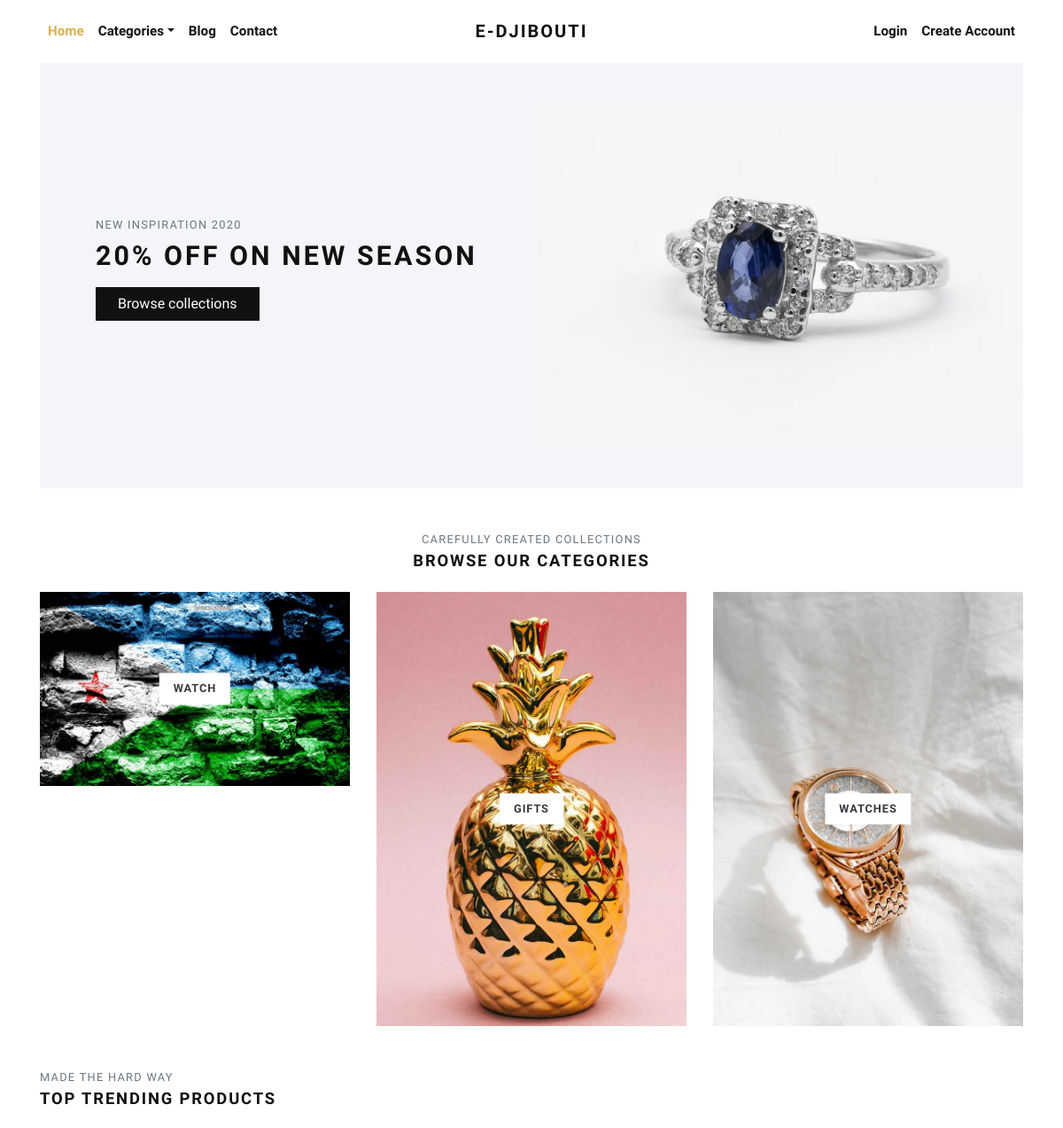
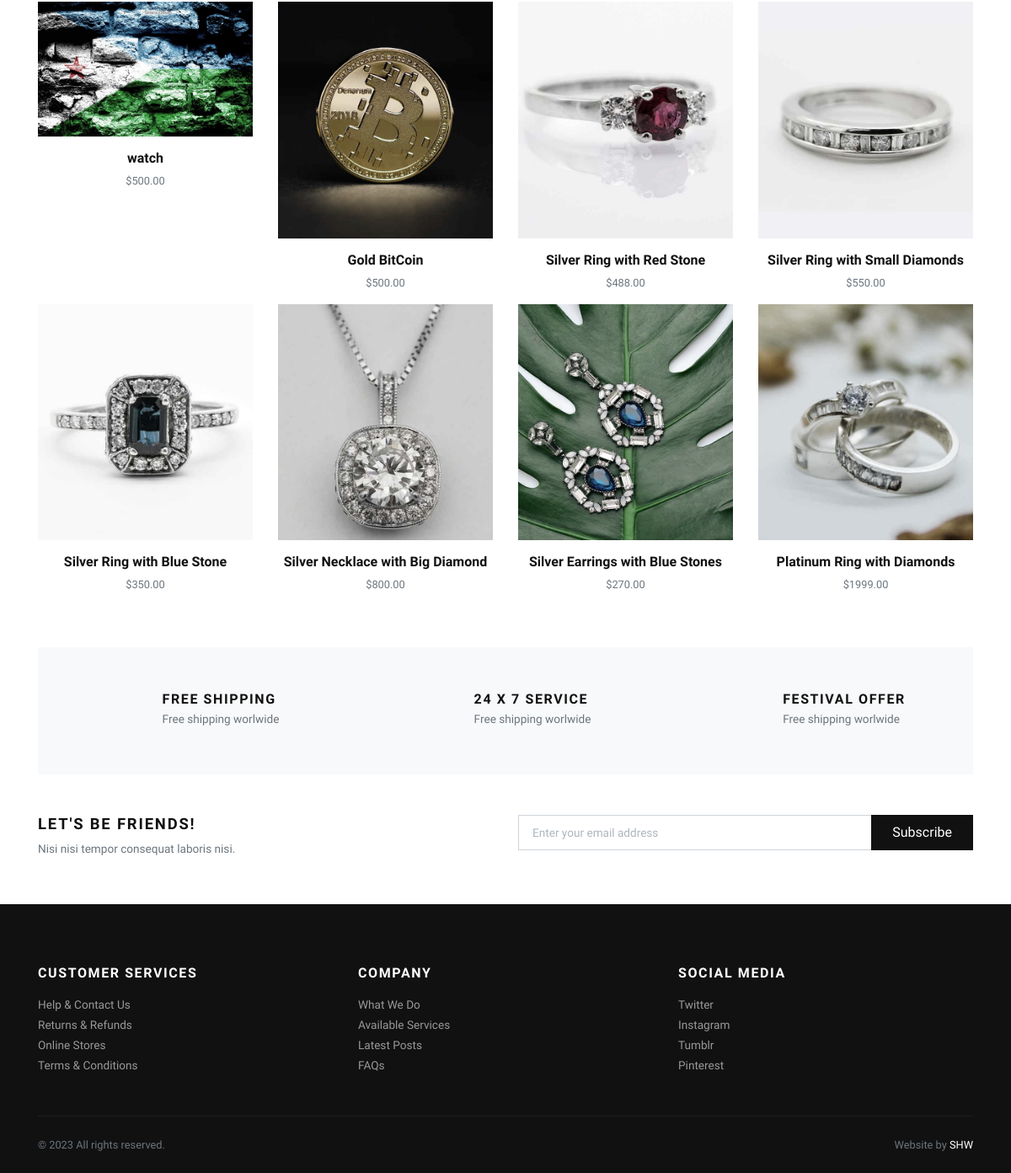
The page / on the database its author committed (2 pictures, top to bottom).
### store/models.py (models this page shows, shortened)
class Category(models.Model):
    title = models.CharField(max_length=50, verbose_name="Category Title")
    slug = models.SlugField(max_length=55, verbose_name="Category Slug")
    description = models.TextField(blank=True, verbose_name="Category Description")
    category_image = models.ImageField(upload_to='category', blank=True, null=True, verbose_name="Category Image")
    is_active = models.BooleanField(verbose_name="Is Active?")
    is_featured = models.BooleanField(verbose_name="Is Featured?")
    created_at = models.DateTimeField(auto_now_add=True, verbose_name="Created Date")
    updated_at = models.DateTimeField(auto_now=True, verbose_name="Updated Date")
    class Meta:
        verbose_name_plural = 'Categories'
        ordering = ('-created_at', )

class Product(models.Model):
    title = models.CharField(max_length=150, verbose_name="Product Title")
    slug = models.SlugField(max_length=160, verbose_name="Product Slug")
    sku = models.CharField(max_length=255, unique=True, verbose_name="Unique Product ID (SKU)")
    short_description = models.TextField(verbose_name="Short Description")
    detail_description = models.TextField(blank=True, null=True, verbose_name="Detail Description")
    product_image = models.ImageField(upload_to='product', blank=True, null=True, verbose_name="Product Image")
    price = models.DecimalField(max_digits=8, decimal_places=2)
    category = models.ForeignKey(Category, verbose_name="Product Categoy", on_delete=models.CASCADE)
    is_active = models.BooleanField(verbose_name="Is Active?")
    is_featured = models.BooleanField(verbose_name="Is Featured?")
    created_at = models.DateTimeField(auto_now_add=True, verbose_name="Created Date")
    updated_at = models.DateTimeField(auto_now=True, verbose_name="Updated Date")
    class Meta:
        verbose_name_plural = 'Products'
        ordering = ('-created_at', )

### store/views.py (the view)
# urls.py: path('', views.home, name="home"),
def home(request):
    categories = Category.objects.filter(is_active=True, is_featured=True)[:3]
    products = Product.objects.filter(is_active=True, is_featured=True)[:8]
    context = {
        'categories': categories,
        'products': products,
    }
    return render(request, 'store/index.html', context)

### templates/store/index.html (shortened to what this page needs)
{% extends 'base.html' %}
{% load static %}
      {% block content %}
      <div class="container">
        <section class="hero pb-3 bg-cover bg-center d-flex align-items-center" style="background: url({% static 'img/hero-jewlrey-banner.jpg' %})">
          <div class="container py-5">
            <div class="row px-4 px-lg-5">
              <div class="col-lg-6">
                <p class="text-muted small text-uppercase mb-2">New Inspiration 2020</p>
                <h1 class="h2 text-uppercase mb-3">20% off on new season</h1><a class="btn btn-dark" href="{% url 'store:all-categories' %}">Browse collections</a>
              </div>
            </div>
          </div>
        </section>
        <section class="pt-5">
          <header class="text-center">
            <p class="small text-muted small text-uppercase mb-1">Carefully created collections</p>
            <h2 class="h5 text-uppercase mb-4">Browse our categories</h2>
          </header>
          <div class="row">
          {% if categories %}
            {% for category in categories %}
              <div class="col-md-4 mb-4 mb-md-0">
                <a class="category-item" href="{% url 'store:category-products' category.slug %}">
                  <strong class="category-item-title">{{ category.title }}</strong>
                </a>
              </div>
            {% endfor %}
          {% endif %}
          </div>
        </section>
        <section class="py-5">
          <header>
            <p class="small text-muted small text-uppercase mb-1">Made the hard way</p>
            <h2 class="h5 text-uppercase mb-4">Top trending products</h2>
          </header>
          <div class="row">
            {% if products %}
              {% for product in products %}
                <div class="col-xl-3 col-lg-4 col-sm-6">
                  <div class="product text-center">
                    <div class="position-relative mb-3">
                      <a class="d-block" href="{% url 'store:product-detail' product.slug %}">
                        {% if product.product_image %}
                          <img class="img-fluid w-100" src="{{ product.product_image.url }}" alt="{{product.title}}">
                        {% else %}
                          <img class="img-fluid w-100" src="{% static 'img/product-1.jpg' %}" alt="{{product.title}}">
                        {% endif %}
                      </a>
                    </div>
                    <h6> <a class="reset-anchor" href="detail.html">{{ product.title }}</a></h6>
                    <p class="small text-muted">${{product.price}}</p>
                  </div>
                </div>
              {% endfor %}
            {% endif %}
          </div>
        </section>
        <section class="py-5 bg-light">
          <div class="container">
            <div class="row text-center">
              <div class="col-lg-4 mb-3 mb-lg-0">
                <div class="d-inline-block">
                  <div class="media align-items-end">
                    <svg class="svg-icon svg-icon-big svg-icon-light">
                      <use xlink:href="#delivery-time-1"> </use>
                    </svg>
                    <div class="media-body text-left ml-3">
                      <h6 class="text-uppercase mb-1">Free shipping</h6>
                      <p class="text-small mb-0 text-muted">Free shipping worlwide</p>
                    </div>
                  </div>
                </div>
              </div>
              <div class="col-lg-4 mb-3 mb-lg-0">
                <div class="d-inline-block">
                  <div class="media align-items-end">
                    <svg class="svg-icon svg-icon-big svg-icon-light">
                      <use xlink:href="#helpline-24h-1"> </use>
                    </svg>
                    <div class="media-body text-left ml-3">
                      <h6 class="text-uppercase mb-1">24 x 7 service</h6>
                      <p class="text-small mb-0 text-muted">Free shipping worlwide</p>
                    </div>
                  </div>
                </div>
              </div>
              <div class="col-lg-4">
                <div class="d-inline-block">
                  <div class="media align-items-end">
                    <svg class="svg-icon svg-icon-big svg-icon-light">
                      <use xlink:href="#label-tag-1"> </use>
                    </svg>
                    <div class="media-body text-left ml-3">
                      <h6 class="text-uppercase mb-1">Festival offer</h6>
                      <p class="text-small mb-0 text-muted">Free shipping worlwide</p>
                    </div>
                  </div>
                </div>
              </div>
            </div>
          </div>
        </section>
        <section class="py-5">
          <div class="container p-0">
            <div class="row">
              <div class="col-lg-6 mb-3 mb-lg-0">
                <h5 class="text-uppercase">Let's be friends!</h5>
                <p class="text-small text-muted mb-0">Nisi nisi tempor consequat laboris nisi.</p>
              </div>
              <div class="col-lg-6">
                <form action="#">
                  <div class="input-group flex-column flex-sm-row mb-3">
                    <input class="form-control form-control-lg py-3" type="email" placeholder="Enter your email address" aria-describedby="button-addon2">
                    <div class="input-group-append">
                      <button class="btn btn-dark btn-block" id="button-addon2" type="submit">Subscribe</button>
                    </div>
                  </div>
                </form>
              </div>
            </div>
          </div>
        </section>
      </div>
      {% endblock content %}

### templates/base.html (shortened to what this page needs)
{% load static %}
<!DOCTYPE html>
<html>
  <head>
    <link rel="stylesheet" href="{% static 'vendor/bootstrap/css/bootstrap.min.css' %}">
    <link rel="stylesheet" href="{% static 'vendor/lightbox2/css/lightbox.min.css' %}">
    <link rel="stylesheet" href="{% static 'vendor/nouislider/nouislider.min.css' %}">
    <link rel="stylesheet" href="{% static 'vendor/bootstrap-select/css/bootstrap-select.min.css' %}">
    <link rel="stylesheet" href="{% static 'vendor/owl.carousel2/assets/owl.carousel.min.css' %}">
    <link rel="stylesheet" href="{% static 'vendor/owl.carousel2/assets/owl.theme.default.css' %}">
    <link rel="stylesheet" href="{% static 'css/style.default.css' %}" id="theme-stylesheet">
    <link rel="stylesheet" href="{% static 'css/custom.css' %}">
  </head>
  <body>
    <div class="page-holder">
      {% include 'navbar.html' %}
      {% block content %}
      {% endblock content %}
      {% include 'footer.html' %}
      {% include 'scripts.html' %}

### templates/navbar.html (shortened to what this page needs)
{% load static %}
      <header class="header bg-white">
        <div class="container px-0 px-lg-3">
          <nav class="navbar navbar-expand-lg navbar-light py-3 px-lg-0"><a class="navbar-brand" href="{% url 'store:home' %}"><span class="font-weight-bold text-uppercase text-dark">E-djibouti</span></a>
            <div class="collapse navbar-collapse" id="navbarSupportedContent">
              <ul class="navbar-nav mr-auto">
                <li class="nav-item">
                  <a class="nav-link active" href="{% url 'store:home' %}">Home</a>
                </li>
                <li class="nav-item dropdown"><a class="nav-link dropdown-toggle" id="pagesDropdown" href="#" data-toggle="dropdown" aria-haspopup="true" aria-expanded="false">Categories</a>
                </li>
                <li class="nav-item">
                  <a class="nav-link" href="{% url 'store:home' %}">Blog</a>
                </li>
                <li class="nav-item">
                  <a class="nav-link" href="{% url 'store:home' %}">Contact</a>
                </li>
              </ul>
              <ul class="navbar-nav ml-auto">
                {% if request.user.is_authenticated %}
                  <li class="nav-item"><a class="nav-link" href="{% url 'store:cart' %}"> <i class="fas fa-dolly-flatbed mr-1 text-gray"></i>Cart<small class="text-gray">({{cart_items.count}})</small></a></li>
                  <li class="nav-item"><a class="nav-link" href="#"> <i class="far fa-heart mr-1"></i><small class="text-gray"> (0)</small></a></li>
                  {% comment %} <li class="nav-item"><a class="nav-link" href="#"> <i class="fas fa-user-alt mr-1 text-gray"></i>My Account</a></li> {% endcomment %}
                  <li class="nav-item dropdown"><a class="nav-link dropdown-toggle" id="pagesDropdown" href="#" data-toggle="dropdown" aria-haspopup="true" aria-expanded="false"><i class="fas fa-user-alt mr-1 text-gray"></i>My Account</a></a>
                  <div class="dropdown-menu mt-3" aria-labelledby="pagesDropdown">
                      <a class="dropdown-item border-0 transition-link" href="{% url 'store:profile' %}">Profile</a>
                      <a class="dropdown-item border-0 transition-link" href="{% url 'store:cart' %}">Cart</a>
                      <a class="dropdown-item border-0 transition-link" href="{% url 'store:orders' %}">Orders</a>
                      <a class="dropdown-item border-0 transition-link" href="{% url 'store:password-change' %}">Change Password</a>
                    <hr>
                    <a class="dropdown-item border-0 transition-link" href="{% url 'store:logout' %}">Log Out</a>
                </li>
                {% else %}
                  <li class="nav-item"><a class="nav-link" href="{% url 'store:login' %}">Login</a></li>
                  <li class="nav-item"><a class="nav-link" href="{% url 'store:register' %}">Create Account</a></li>
                {% endif %}
              </ul>
            </div>
          </nav>
        </div>
      </header>

### templates/footer.html
<footer class="bg-dark text-white">
        <div class="container py-4">
          <div class="row py-5">
            <div class="col-md-4 mb-3 mb-md-0">
              <h6 class="text-uppercase mb-3">Customer services</h6>
              <ul class="list-unstyled mb-0">
                <li><a class="footer-link" href="#">Help &amp; Contact Us</a></li>
                <li><a class="footer-link" href="#">Returns &amp; Refunds</a></li>
                <li><a class="footer-link" href="#">Online Stores</a></li>
                <li><a class="footer-link" href="#">Terms &amp; Conditions</a></li>
              </ul>
            </div>
            <div class="col-md-4 mb-3 mb-md-0">
              <h6 class="text-uppercase mb-3">Company</h6>
              <ul class="list-unstyled mb-0">
                <li><a class="footer-link" href="#">What We Do</a></li>
                <li><a class="footer-link" href="#">Available Services</a></li>
                <li><a class="footer-link" href="#">Latest Posts</a></li>
                <li><a class="footer-link" href="#">FAQs</a></li>
              </ul>
            </div>
            <div class="col-md-4">
              <h6 class="text-uppercase mb-3">Social media</h6>
              <ul class="list-unstyled mb-0">
                <li><a class="footer-link" href="#">Twitter</a></li>
                <li><a class="footer-link" href="#">Instagram</a></li>
                <li><a class="footer-link" href="#">Tumblr</a></li>
                <li><a class="footer-link" href="#">Pinterest</a></li>
              </ul>
            </div>
          </div>
          <div class="border-top pt-4" style="border-color: #1d1d1d !important">
            <div class="row">
              <div class="col-lg-6">
                <p class="small text-muted mb-0">&copy; 2023 All rights reserved.</p>
              </div>
              <div class="col-lg-6 text-lg-right">
                <p class="small text-muted mb-0">Website by <a class="text-white reset-anchor" href="" target="_blank">SHW</a></p>
              </div>
            </div>
          </div>
        </div>
      </footer>

### templates/scripts.html (shortened to what this page needs)
{% load static %}
      <link rel="stylesheet" href="https://use.fontawesome.com/releases/v5.7.1/css/all.css">
    </div>
  </body>
</html>

### rows shown on the page
Category: title "WATCH"
Category: title "GIFTS"
Category: title "WATCHES"
Product: product_image (picture), title "watch", price "500.00"
Product: product_image (picture), title "Gold BitCoin", price "500.00"
Product: product_image (picture), title "Silver Ring with Red Stone", price "488.00"
Product: product_image (picture), title "Silver Ring with Small Diamonds", price "550.00"
Product: product_image (picture), title "Silver Ring with Blue Stone", price "350.00"
Product: product_image (picture), title "Silver Necklace with Big Diamond", price "800.00"
Product: product_image (picture), title "Silver Earrings with Blue Stones", price "270.00"
Product: product_image (picture), title "Platinum Ring with Diamonds", price "1999.00"
